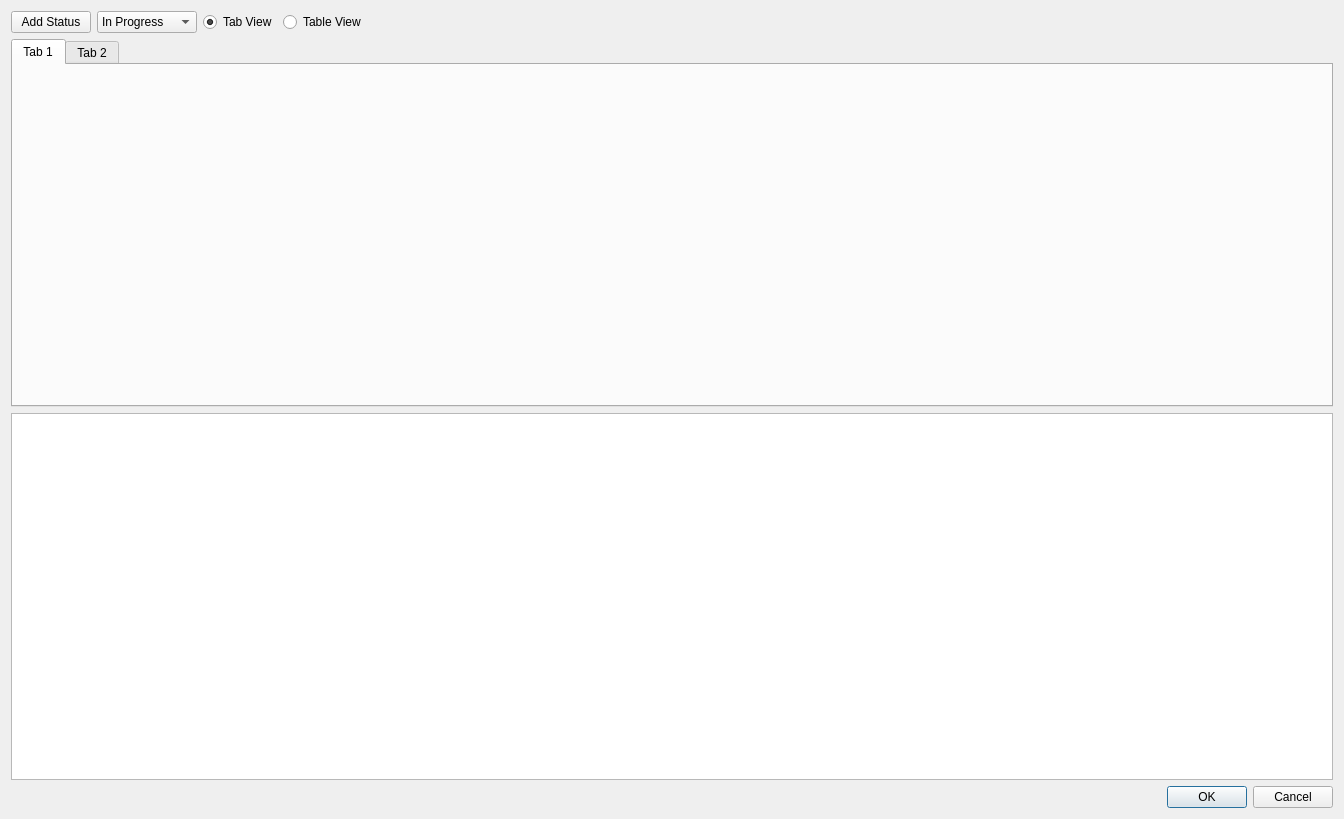
<?xml version="1.0" encoding="UTF-8"?>
<ui version="4.0">
 <class>QmlDesigner::GlobalAnnotationEditorDialog</class>
 <widget class="QDialog" name="QmlDesigner::GlobalAnnotationEditorDialog">
  <property name="geometry">
   <rect>
    <x>0</x>
    <y>0</y>
    <width>1344</width>
    <height>819</height>
   </rect>
  </property>
  <property name="windowTitle">
   <string notr="true">Dialog</string>
  </property>
  <layout class="QVBoxLayout" name="verticalLayout_2">
   <item>
    <widget class="QWidget" name="statusContainer" native="true">
     <layout class="QHBoxLayout" name="horizontalLayout_2">
      <property name="leftMargin">
       <number>0</number>
      </property>
      <property name="topMargin">
       <number>0</number>
      </property>
      <property name="rightMargin">
       <number>0</number>
      </property>
      <property name="bottomMargin">
       <number>0</number>
      </property>
      <item>
       <widget class="QPushButton" name="statusAddButton">
        <property name="sizePolicy">
         <sizepolicy hsizetype="Preferred" vsizetype="Fixed">
          <horstretch>0</horstretch>
          <verstretch>0</verstretch>
         </sizepolicy>
        </property>
        <property name="text">
         <string>Add Status</string>
        </property>
       </widget>
      </item>
      <item>
       <widget class="QComboBox" name="statusComboBox">
        <property name="sizePolicy">
         <sizepolicy hsizetype="Preferred" vsizetype="Fixed">
          <horstretch>0</horstretch>
          <verstretch>0</verstretch>
         </sizepolicy>
        </property>
        <property name="minimumSize">
         <size>
          <width>100</width>
          <height>0</height>
         </size>
        </property>
        <item>
         <property name="text">
          <string>In Progress</string>
         </property>
        </item>
        <item>
         <property name="text">
          <string>In Review</string>
         </property>
        </item>
        <item>
         <property name="text">
          <string>Done</string>
         </property>
        </item>
       </widget>
      </item>
      <item>
       <widget class="QRadioButton" name="rbTabView">
        <property name="text">
         <string>Tab View</string>
        </property>
        <property name="checked">
         <bool>true</bool>
        </property>
       </widget>
      </item>
      <item>
       <widget class="QRadioButton" name="rbTableView">
        <property name="text">
         <string>Table View</string>
        </property>
       </widget>
      </item>
      <item>
       <spacer name="horizontalSpacer">
        <property name="orientation">
         <enum>Qt::Horizontal</enum>
        </property>
        <property name="sizeHint" stdset="0">
         <size>
          <width>40</width>
          <height>20</height>
         </size>
        </property>
       </spacer>
      </item>
     </layout>
    </widget>
   </item>
   <item>
    <widget class="AnnotationTabWidget" name="tabWidget">
     <property name="currentIndex">
      <number>0</number>
     </property>
     <property name="movable">
      <bool>true</bool>
     </property>
     <widget class="QWidget" name="tab">
      <attribute name="title">
       <string>Tab 1</string>
      </attribute>
     </widget>
     <widget class="QWidget" name="tab_2">
      <attribute name="title">
       <string>Tab 2</string>
      </attribute>
     </widget>
    </widget>
   </item>
   <item>
    <widget class="AnnotationTableView" name="tableView"/>
   </item>
   <item>
    <widget class="QDialogButtonBox" name="buttonBox">
     <property name="focusPolicy">
      <enum>Qt::StrongFocus</enum>
     </property>
     <property name="orientation">
      <enum>Qt::Horizontal</enum>
     </property>
     <property name="standardButtons">
      <set>QDialogButtonBox::Cancel|QDialogButtonBox::Ok</set>
     </property>
    </widget>
   </item>
  </layout>
 </widget>
 <customwidgets>
  <customwidget>
   <class>AnnotationTabWidget</class>
   <extends>QTabWidget</extends>
   <header>annotationtabwidget.h</header>
   <container>1</container>
  </customwidget>
  <customwidget>
   <class>AnnotationTableView</class>
   <extends>QTableView</extends>
   <header>annotationtableview.h</header>
  </customwidget>
 </customwidgets>
 <tabstops>
  <tabstop>tabWidget</tabstop>
 </tabstops>
 <resources/>
 <connections>
  <connection>
   <sender>buttonBox</sender>
   <signal>accepted()</signal>
   <receiver>QmlDesigner::GlobalAnnotationEditorDialog</receiver>
   <slot>accept()</slot>
   <hints>
    <hint type="sourcelabel">
     <x>261</x>
     <y>473</y>
    </hint>
    <hint type="destinationlabel">
     <x>157</x>
     <y>274</y>
    </hint>
   </hints>
  </connection>
  <connection>
   <sender>buttonBox</sender>
   <signal>rejected()</signal>
   <receiver>QmlDesigner::GlobalAnnotationEditorDialog</receiver>
   <slot>reject()</slot>
   <hints>
    <hint type="sourcelabel">
     <x>329</x>
     <y>473</y>
    </hint>
    <hint type="destinationlabel">
     <x>286</x>
     <y>274</y>
    </hint>
   </hints>
  </connection>
 </connections>
</ui>
